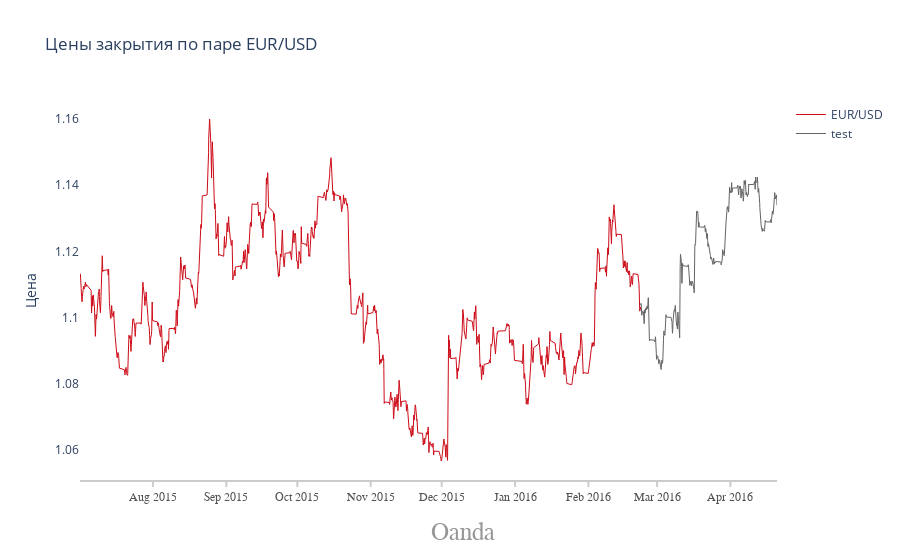

The notebook cell this image was saved under:
### Code cell
smoothed = eur_usd['close'].rolling(5).mean()

train, test = pd.DataFrame(smoothed)[:4000], pd.DataFrame(smoothed)[4001:]
plot_inst(train, test)

### Figure 1 — Plotly figure (JSON) as saved in the notebook; plotly's stock layout.template omitted (floating-point values rounded to 4 significant figures; data arrays with more than 128 entries replaced by an {"elided": "..."} marker saying what was removed)
{"data": [{"line": {"color": "rgb(205, 12, 24)", "width": 1}, "name": "EUR/USD", "type": "scatter", "x": {"elided": "4000 str values"}, "y": {"elided": "4000 float values"}}, {"line": {"color": "rgb(100, 100, 100)", "width": 1}, "name": "test", "type": "scatter", "x": {"elided": "999 str values"}, "y": {"elided": "999 float values"}}], "layout": {"annotations": [{"font": {"color": "rgb(150,150,150)", "family": "Arial", "size": 25}, "showarrow": false, "text": "Oanda", "x": 0.5, "xanchor": "left", "xref": "paper", "y": -0.1, "yanchor": "top", "yref": "paper"}], "plot_bgcolor": "rgba(0,0,0,0)", "title": {"text": "Цены закрытия по паре EUR/USD"}, "xaxis": {"linecolor": "rgb(204, 204, 204)", "linewidth": 2, "showgrid": false, "showline": true, "showticklabels": true, "tickcolor": "rgb(204, 204, 204)", "tickfont": {"color": "rgb(82, 82, 82)", "family": "Arial", "size": 12}, "ticklen": 5, "ticks": "outside", "tickwidth": 2}, "yaxis": {"title": {"text": "Цена"}}}}
